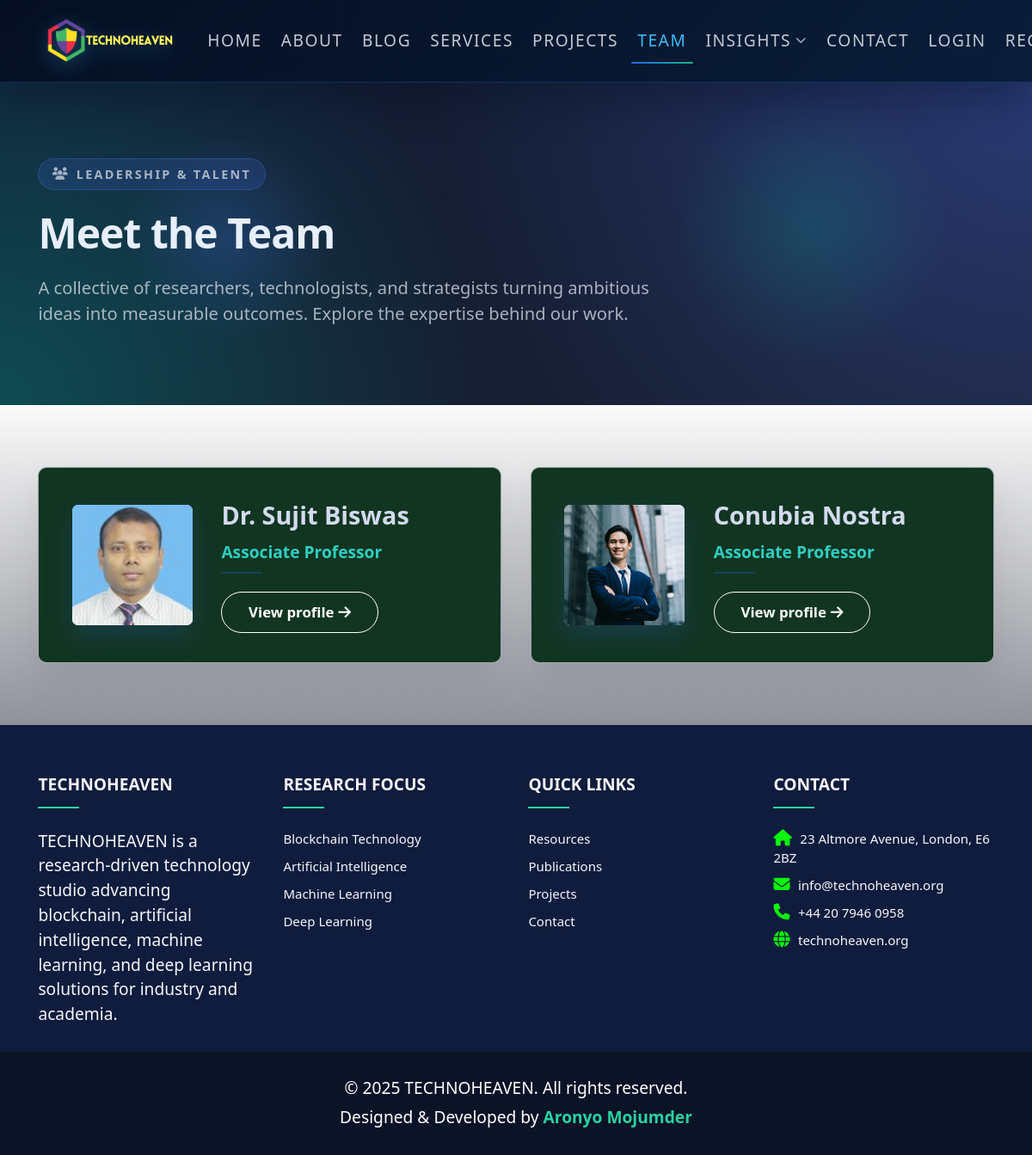
Page /team/ on the committed database.
### team_gallary/models.py (models this page shows, shortened)
class Team(models.Model):
    member_img = models.ImageField(upload_to='team/')
    member_name = models.CharField(max_length=200)
    member_title = models.CharField(max_length=200)
    department = models.CharField(max_length=200, blank=True)
    institution = models.CharField(max_length=200, blank=True)
    contact_number = models.CharField(max_length=200)
    member_email = models.EmailField()
    member_location = models.CharField(max_length=200)
    short_bio = models.TextField(blank=True)
    academic_background = models.TextField(blank=True)
    professional_experience = models.TextField(blank=True)
    professional_membership = models.TextField(blank=True)
    professional_collaborations = models.TextField(blank=True)
    researchgate_url = models.URLField(blank=True)
    googlescholar_url = models.URLField(blank=True)
    linkedin_url = models.URLField(blank=True)
    facebook_url = models.URLField(blank=True)
    github_url = models.URLField(blank=True)
    website_url = models.URLField(blank=True)
    slug = models.SlugField(unique=True, blank=True)

### team_gallary/views.py (the view)
# urls.py: path('team/', views.team, name='team'),
def team(request):
    team_members = Team.objects.all()
    data = {'team_members': team_members}
    return render(request, 'team.html', data)

### reapp/templatetags/profile_extras.py (called while the page is built)
@register.filter(name="startswith")
def startswith(text, prefix):
    try:
        return str(text).startswith(str(prefix))
    except Exception:
        return False

### team_gallary/templates/team.html (shortened to what this page needs)
{% extends 'base.html' %}
{% load static %}
{% block content %}
<section class="page-hero">
    <div class="container">
        <span class="eyebrow"><i class="fa-solid fa-users"></i> Leadership & Talent</span>
        <h1>Meet the Team</h1>
        <p>
            A collective of researchers, technologists, and strategists turning ambitious ideas into
            measurable outcomes. Explore the expertise behind our work.
        </p>
    </div>
</section>
<section class="section-pad">
    <div class="container">
        {% if team_members %}
            <div class="team-list">
                {% for team_member in team_members %}
                    <article class="team-card">
                        <div class="team-card__avatar">
                            {% if team_member.member_img %}
                                <img src="{{ team_member.member_img.url }}" alt="{{ team_member.member_name }} portrait">
                            {% else %}
                                <span class="team-card__avatar-placeholder"><i class="fa-solid fa-user"></i></span>
                            {% endif %}
                        </div>
                        <div class="team-card__body">
                            <header class="team-card__heading">
                                <a href="{% url 'team_details' slug=team_member.slug %}" class="team-card__name">{{ team_member.member_name }}</a>
                                <p class="team-card__role">
                                    {{ team_member.member_title }}
                                </p>
                                <span class="team-card__rule"></span>
                            </header>
                            <div class="team-card__cta">
                                <a href="{% url 'team_details' slug=team_member.slug %}" class="btn btn-outline-primary btn-sm">View profile<i class="fa-solid fa-arrow-right ms-1"></i></a>
                            </div>
                        </div>
                    </article>
                {% endfor %}
            </div>
        {% else %}
            <div class="glass-card text-center">
                <h3 class="mb-2">Team roster in progress</h3>
                <p class="mb-0 theme-meta">We're updating our lineup. Please check back soon to meet the colleagues shaping the work.</p>
            </div>
        {% endif %}
    </div>
</section>
{% endblock %}

### static/css/style.css (style rules this page uses)
.btn { background-color: #11ef08; color: #0a0a0a; }
.eyebrow, .hero__badge { display: inline-block; font-size: 0.82rem; letter-spacing: 0.28em; text-transform: uppercase; color: #11ef08; font-weight: 600; }
:root { --th-brand-900: #050b1a; --th-brand-800: #0b1f3a; --th-brand-border: rgba(91, 141, 247, 0.35); --th-surface-strong: rgba(8, 17, 35, 0.85); --th-surface-soft: rgba(8, 17, 35, 0.7); --th-accent-500: #00d4a8; --th-accent-soft: rgba(0, 212, 168, 0.16); --th-secondary-500: #4c6ef5; --th-text-primary: #e7eefc; --th-text-muted: rgba(226, 232, 240, 0.72); --th-radius-lg: 24px; --th-radius-md: 18px; --th-radius-sm: 12px; --th-shadow-xl: 0 32px 80px rgba(5, 17, 45, 0.45); --th-shadow-md: 0 18px 48px rgba(5, 17, 45, 0.35); --th-shadow-sm: 0 8px 24px rgba(5, 17, 45, 0.25); }
.page-hero { padding: clamp(5rem, 8vw, 7rem) 0 clamp(2.5rem, 6vw, 4rem); position: relative; overflow: hidden; background: radial-gradient(circle at top right, rgba(76, 110, 245, 0.35), transparent 55%), radial-gradient(circle at bottom left, rgba(0, 212, 168, 0.25), transparent 45%), linear-gradient(135deg, rgba(5, 17, 45, 0.95), rgba(5, 12, 28, 0.92)); color: var(--th-text-primary); }
.page-hero::before { content: ""; position: absolute; inset: 18% auto auto 12%; width: 240px; height: 240px; background: radial-gradient(circle, rgba(76, 110, 245, 0.35), transparent 70%); opacity: 0.6; pointer-events: none; }
.page-hero::after { content: ""; position: absolute; inset: auto 8% 12% auto; width: 320px; height: 320px; background: radial-gradient(circle, rgba(0, 212, 168, 0.32), transparent 70%); opacity: 0.5; pointer-events: none; }
.page-hero .container { position: relative; z-index: 2; }
.eyebrow { display: inline-flex; align-items: center; gap: 0.4rem; letter-spacing: 0.16em; text-transform: uppercase; font-size: 0.75rem; font-weight: 600; color: rgba(226, 232, 240, 0.7); background: rgba(76, 110, 245, 0.16); border: 1px solid rgba(76, 110, 245, 0.3); border-radius: 999px; padding: 0.35rem 0.8rem; margin-bottom: 1.1rem; }
.page-hero h1 { font-size: clamp(2.4rem, 4vw, 3.2rem); font-weight: 700; letter-spacing: -0.02em; margin-bottom: 1rem; }
.page-hero p { max-width: 720px; color: var(--th-text-muted); font-size: 1.05rem; }
.section-pad { padding: clamp(3rem, 6vw, 4.5rem) 0; background: linear-gradient(180deg, rgba(5, 12, 28, 0.02), rgba(5, 12, 28, 0.45)); }

### static/css/main.css (style rules this page uses)
:root { --th-brand-900: #050b1a; --th-brand-800: #0b1f3a; --th-brand-border: rgba(91, 141, 247, 0.35); --th-surface-strong: rgba(8, 17, 35, 0.85); --th-surface-soft: rgba(8, 17, 35, 0.7); --th-accent-500: #00d4a8; --th-accent-soft: rgba(0, 212, 168, 0.16); --th-secondary-500: #4c6ef5; --th-text-primary: #e7eefc; --th-text-muted: rgba(226, 232, 240, 0.72); --th-radius-lg: 24px; --th-radius-md: 18px; --th-radius-sm: 12px; --th-shadow-xl: 0 32px 80px rgba(5, 17, 45, 0.45); --th-shadow-md: 0 18px 48px rgba(5, 17, 45, 0.35); --th-shadow-sm: 0 8px 24px rgba(5, 17, 45, 0.25); }
.page-hero { padding: clamp(5rem, 8vw, 7rem) 0 clamp(2.5rem, 6vw, 4rem); position: relative; overflow: hidden; background: radial-gradient(circle at top right, rgba(76, 110, 245, 0.35), transparent 55%), radial-gradient(circle at bottom left, rgba(0, 212, 168, 0.25), transparent 45%), linear-gradient(135deg, rgba(5, 17, 45, 0.95), rgba(5, 12, 28, 0.92)); color: var(--th-text-primary); }
.page-hero::before { content: ""; position: absolute; inset: 18% auto auto 12%; width: 240px; height: 240px; background: radial-gradient(circle, rgba(76, 110, 245, 0.35), transparent 70%); opacity: 0.6; pointer-events: none; }
.page-hero::after { content: ""; position: absolute; inset: auto 8% 12% auto; width: 320px; height: 320px; background: radial-gradient(circle, rgba(0, 212, 168, 0.32), transparent 70%); opacity: 0.5; pointer-events: none; }
.page-hero .container { position: relative; z-index: 2; }
.eyebrow { display: inline-flex; align-items: center; gap: 0.4rem; letter-spacing: 0.16em; text-transform: uppercase; font-size: 0.75rem; font-weight: 600; color: rgba(226, 232, 240, 0.7); background: rgba(76, 110, 245, 0.16); border: 1px solid rgba(76, 110, 245, 0.3); border-radius: 999px; padding: 0.35rem 0.8rem; margin-bottom: 1.1rem; }
.page-hero h1 { font-size: clamp(2.4rem, 4vw, 3.2rem); font-weight: 700; letter-spacing: -0.02em; margin-bottom: 1rem; }
.page-hero p { max-width: 720px; color: var(--th-text-muted); font-size: 1.05rem; }

### rows in the picture
Team: member_img (picture), member_name "Dr. Sujit Biswas", member_title "Associate Professor"
Team: member_img (picture), member_name "Conubia Nostra", member_title "Associate Professor"
